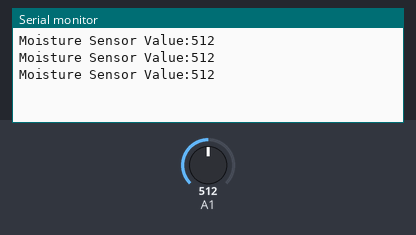
The sketch below on a simulated Arduino Uno, built with avr-gcc and run on an emulated ATmega328P. Shown: the last lines printed to the serial monitor. The test bench sets the inputs (shaded band); at power-on: A1 = 512.

Above: at 1.3 s.
1.4 s: A1 set to 716
At 1.9 s:
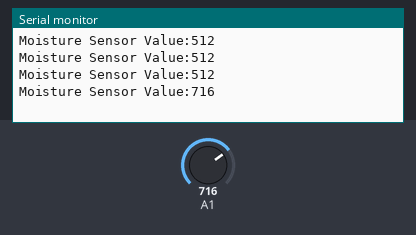
2.9 s: A1 set to 900
At 3.4 s:
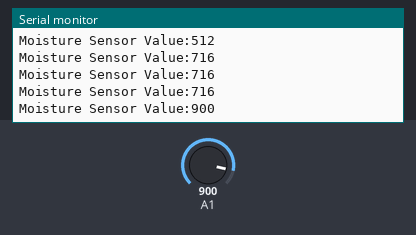
Timing chart, 0 to 5.9 s (numbered marks = the images above; inputs shaded):
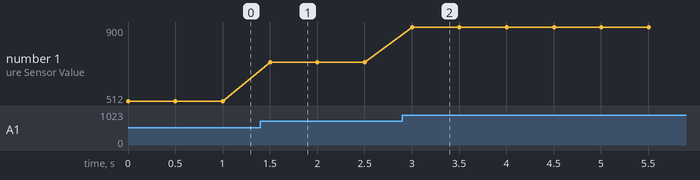

Measured:
- after the input at 1.4 s, the serial monitor: prints a new line after 0.10 s (image 1)
- after the input at 2.9 s, the serial monitor: prints a new line after 0.10 s (image 2)
- plotted number 1: 512 → 716 after the input at 1.4 s, 716 → 900 after the input at 2.9 s

The sketch:

Soil_sensor.ino
```cpp
void setup(){
  Serial.begin(9600);
}

void loop(){
  Serial.print("Moisture Sensor Value:");
  Serial.println(analogRead(1));
  delay(500);
}
```
